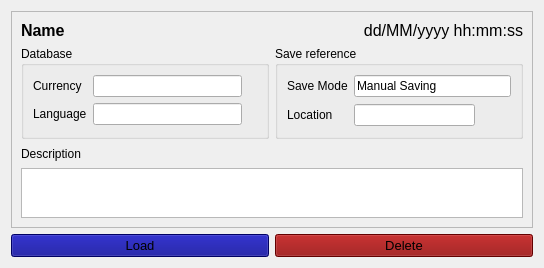
<?xml version="1.0" encoding="UTF-8"?>
<ui version="4.0">
 <class>W_Save</class>
 <widget class="QWidget" name="W_Save">
  <property name="geometry">
   <rect>
    <x>0</x>
    <y>0</y>
    <width>544</width>
    <height>268</height>
   </rect>
  </property>
  <property name="sizePolicy">
   <sizepolicy hsizetype="Maximum" vsizetype="Maximum">
    <horstretch>0</horstretch>
    <verstretch>0</verstretch>
   </sizepolicy>
  </property>
  <property name="windowTitle">
   <string>Form</string>
  </property>
  <property name="autoFillBackground">
   <bool>true</bool>
  </property>
  <property name="styleSheet">
   <string notr="true"/>
  </property>
  <layout class="QGridLayout" name="gridLayout">
   <item row="1" column="0">
    <widget class="QPushButton" name="b_load">
     <property name="sizePolicy">
      <sizepolicy hsizetype="Preferred" vsizetype="Maximum">
       <horstretch>0</horstretch>
       <verstretch>0</verstretch>
      </sizepolicy>
     </property>
     <property name="minimumSize">
      <size>
       <width>175</width>
       <height>0</height>
      </size>
     </property>
     <property name="font">
      <font>
       <pointsize>10</pointsize>
      </font>
     </property>
     <property name="styleSheet">
      <string notr="true">background-color: darkblue</string>
     </property>
     <property name="text">
      <string>Load</string>
     </property>
     <property name="icon">
      <iconset resource="../resources/icons.qrc">
       <normaloff>:/assets/kbackup.svg</normaloff>:/assets/kbackup.svg</iconset>
     </property>
     <property name="iconSize">
      <size>
       <width>16</width>
       <height>16</height>
      </size>
     </property>
    </widget>
   </item>
   <item row="0" column="0" colspan="2">
    <widget class="QFrame" name="frame">
     <property name="frameShape">
      <enum>QFrame::Shape::StyledPanel</enum>
     </property>
     <property name="frameShadow">
      <enum>QFrame::Shadow::Raised</enum>
     </property>
     <layout class="QGridLayout" name="gridLayout_4">
      <item row="0" column="0">
       <widget class="QLabel" name="l_name">
        <property name="font">
         <font>
          <pointsize>12</pointsize>
          <bold>true</bold>
         </font>
        </property>
        <property name="text">
         <string>Name</string>
        </property>
       </widget>
      </item>
      <item row="0" column="1">
       <widget class="QLabel" name="l_savetime">
        <property name="font">
         <font>
          <pointsize>12</pointsize>
         </font>
        </property>
        <property name="text">
         <string>dd/MM/yyyy hh:mm:ss</string>
        </property>
        <property name="alignment">
         <set>Qt::AlignmentFlag::AlignRight|Qt::AlignmentFlag::AlignTrailing|Qt::AlignmentFlag::AlignVCenter</set>
        </property>
       </widget>
      </item>
      <item row="1" column="0">
       <widget class="QGroupBox" name="groupBox_2">
        <property name="title">
         <string>Database</string>
        </property>
        <layout class="QGridLayout" name="gridLayout_3">
         <item row="1" column="1">
          <widget class="QLineEdit" name="le_language">
           <property name="readOnly">
            <bool>true</bool>
           </property>
          </widget>
         </item>
         <item row="1" column="0">
          <widget class="QLabel" name="label_9">
           <property name="text">
            <string>Language</string>
           </property>
          </widget>
         </item>
         <item row="1" column="2">
          <widget class="QLabel" name="label_11">
           <property name="maximumSize">
            <size>
             <width>26</width>
             <height>26</height>
            </size>
           </property>
           <property name="font">
            <font>
             <pointsize>12</pointsize>
            </font>
           </property>
           <property name="text">
            <string/>
           </property>
           <property name="pixmap">
            <pixmap resource="../resources/icons.qrc">:/assets/preferences-desktop-locale.svg</pixmap>
           </property>
           <property name="scaledContents">
            <bool>true</bool>
           </property>
          </widget>
         </item>
         <item row="0" column="0">
          <widget class="QLabel" name="label_7">
           <property name="text">
            <string>Currency</string>
           </property>
          </widget>
         </item>
         <item row="0" column="2">
          <widget class="QLabel" name="label_10">
           <property name="maximumSize">
            <size>
             <width>26</width>
             <height>26</height>
            </size>
           </property>
           <property name="font">
            <font>
             <pointsize>12</pointsize>
            </font>
           </property>
           <property name="text">
            <string/>
           </property>
           <property name="pixmap">
            <pixmap resource="../resources/icons.qrc">:/assets/franc.svg</pixmap>
           </property>
           <property name="scaledContents">
            <bool>true</bool>
           </property>
          </widget>
         </item>
         <item row="0" column="1">
          <widget class="QLineEdit" name="le_currency">
           <property name="readOnly">
            <bool>true</bool>
           </property>
          </widget>
         </item>
        </layout>
       </widget>
      </item>
      <item row="1" column="1">
       <widget class="QGroupBox" name="groupBox">
        <property name="title">
         <string>Save reference</string>
        </property>
        <layout class="QGridLayout" name="gridLayout_2">
         <item row="1" column="1" colspan="3">
          <widget class="QLineEdit" name="le_save_mode">
           <property name="text">
            <string>Manual Saving</string>
           </property>
           <property name="readOnly">
            <bool>true</bool>
           </property>
          </widget>
         </item>
         <item row="1" column="0">
          <widget class="QLabel" name="label_13">
           <property name="text">
            <string>Save Mode</string>
           </property>
          </widget>
         </item>
         <item row="2" column="0">
          <widget class="QLabel" name="label">
           <property name="text">
            <string>Location</string>
           </property>
          </widget>
         </item>
         <item row="2" column="1">
          <widget class="QLineEdit" name="le_location">
           <property name="readOnly">
            <bool>true</bool>
           </property>
          </widget>
         </item>
         <item row="2" column="3">
          <widget class="QLabel" name="label_6">
           <property name="minimumSize">
            <size>
             <width>24</width>
             <height>24</height>
            </size>
           </property>
           <property name="maximumSize">
            <size>
             <width>24</width>
             <height>24</height>
            </size>
           </property>
           <property name="text">
            <string/>
           </property>
           <property name="pixmap">
            <pixmap resource="../resources/icons.qrc">:/assets/system-file-manager.svg</pixmap>
           </property>
           <property name="scaledContents">
            <bool>true</bool>
           </property>
           <property name="alignment">
            <set>Qt::AlignmentFlag::AlignCenter</set>
           </property>
          </widget>
         </item>
        </layout>
       </widget>
      </item>
      <item row="2" column="0">
       <widget class="QLabel" name="label_12">
        <property name="text">
         <string>Description</string>
        </property>
       </widget>
      </item>
      <item row="3" column="0" colspan="2">
       <widget class="QTextEdit" name="te_desc">
        <property name="sizePolicy">
         <sizepolicy hsizetype="Preferred" vsizetype="Maximum">
          <horstretch>0</horstretch>
          <verstretch>0</verstretch>
         </sizepolicy>
        </property>
        <property name="maximumSize">
         <size>
          <width>16777215</width>
          <height>50</height>
         </size>
        </property>
        <property name="readOnly">
         <bool>true</bool>
        </property>
       </widget>
      </item>
     </layout>
    </widget>
   </item>
   <item row="1" column="1">
    <widget class="QPushButton" name="b_delete">
     <property name="sizePolicy">
      <sizepolicy hsizetype="Preferred" vsizetype="Maximum">
       <horstretch>0</horstretch>
       <verstretch>0</verstretch>
      </sizepolicy>
     </property>
     <property name="minimumSize">
      <size>
       <width>175</width>
       <height>0</height>
      </size>
     </property>
     <property name="font">
      <font>
       <pointsize>10</pointsize>
      </font>
     </property>
     <property name="styleSheet">
      <string notr="true">background-color: darkred</string>
     </property>
     <property name="text">
      <string>Delete</string>
     </property>
     <property name="icon">
      <iconset resource="../resources/icons.qrc">
       <normaloff>:/assets/user-trash.svg</normaloff>:/assets/user-trash.svg</iconset>
     </property>
     <property name="iconSize">
      <size>
       <width>16</width>
       <height>16</height>
      </size>
     </property>
    </widget>
   </item>
  </layout>
 </widget>
 <resources>
  <include location="../resources/icons.qrc"/>
 </resources>
 <connections/>
</ui>
